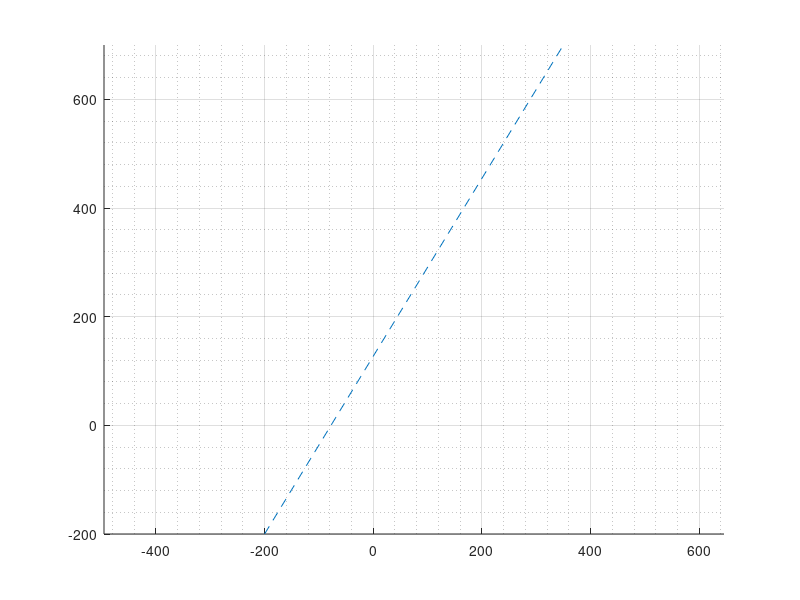

Recreate this plot in MATLAB. (Note: this script raises an error after producing the figure.)
%this code does not deal with the vertical line following edge case
clear;
clc;
close all;

simTime = 50;
dt = 0.001;

w1 = [-200, -200];
w2 = [350, 700];
figure;
hold on;
grid on; grid minor;
axis equal;
plot([w1(1), w2(1)], [w1(2), w2(2)],"--", lineWidth=1, Color="#ff0000");
xlabel("x-axis");
ylabel("y-axis");
title("Line following with NLGL");



lineSlope = (w2(2) - w1(2))/(w2(1) - w1(1));
lineIntercept = w1(2) - lineSlope * w1(1);

p0 = [150, -225];   %initial Position of UAV (can change)
psi = -pi/2;        %initial heading angle of the UAV (can change)

L = 100;            %finding radius L (can change)
va = 25;            %UAV velocity (assuming constant throughout) (cna change)
back = false;        %Tracing the line backward and forward (can change)

g = 9.81;
phiMax = 45*pi/180; %radians
psiDotMax = g*tan(phiMax)/va; %radians/sec


% lineParams = [m, c]
lineParams = [lineSlope, lineIntercept];

plot(p0(1), p0(2), "o", "LineWidth", 1.5, "MarkerSize", 8, "Color", "#00aa99", "DisplayName", "Initial Position");

UAVState = zeros([simTime/dt, 5]);
UAVState(1,:) = [p0, psi, 0, 0];
i = 2;
for t = dt:dt:simTime
    % circleParams = [x0, y0, r]
    circleParams = [UAVState(i-1,1), UAVState(i-1,2), L];
    [ptsExists, VTP] = getIntersectionPts(circleParams, lineParams, back);
    if ptsExists
        psid = atan2(VTP(2) - UAVState(i-1,2), VTP(1) - UAVState(i-1,1));
    else
        psid = atan(-1/lineSlope);
        if  UAVState(i-1, 2) - lineSlope*UAVState(i-1,1) - lineIntercept < 0
            if psid < 0
                psid = pi + psid;
            end
        else
            if psid >= 0
                psid = -pi + psid;
            end
        end
    end
    
    UAVState(i-1, 5) = psid - UAVState(i-1, 3);
    UAVState(i-1, 4) = max(min(2*va*sin(UAVState(i-1, 5))/L, psiDotMax), -psiDotMax); %Non-Linear guidance law: psiDot = 2*va*sin(psid - psi)/L
    UAVState(i, 3) = wrapToPi(UAVState(i-1, 3) + UAVState(i-1, 4)*dt);  %psi

    %Using adams-moultan method for solving ODE
    UAVState(i,1) = UAVState(i-1, 1) + (va*cos(UAVState(i-1, 3)) + va*cos(UAVState(i, 3)))*dt/2;
    UAVState(i,2) = UAVState(i-1, 2) + (va*sin(UAVState(i-1, 3)) + va*sin(UAVState(i, 3)))*dt/2;


    if ~mod(i, 100)
        if i ~= 100
            delete(h1);
            delete(h2);
        end
        h1 = plot(UAVState(1:i,1), UAVState(1:i,2), linewidth = 1.5, color='#0099aa');
        h2 = plot(UAVState(i,1), UAVState(i,2), '^', markersize = 8, color = '#0099ff', linewidth=1.5);
        
        pause(dt/1000);
    end

    i = i + 1;
end

legend("Target Line", "Actual traced line", "current position");
hold off;

figure;
subplot(1, 3, 1);
plot( 0:dt:simTime,UAVState(:,3)*180/pi, LineWidth=1.5);
hold on;
grid on; grid minor;
xlabel("Time [s]");
ylabel("Heading Angle \psi [degrees]");
% title("Variation in UAV Heading Angle with time");
hold off;

subplot(1, 3, 2);
plot( 0:dt:simTime, UAVState(:,4), LineWidth=1.5);
hold on;
grid on; grid minor;
xlabel("Time (in s)");
ylabel("Heading Angle rate \psi_d_o_t [rad/s]");
% title("Variation in UAV Heading Angle rate with time");
hold off;

subplot(1, 3, 3);
plot( 0:dt:simTime, UAVState(:,5)*180/pi, LineWidth=1.5);
hold on;
grid on; grid minor;
xlabel("Time [s]");
ylabel("Heading Angle Error ,(\eta = \psi_d - \psi) [degrees]");
% title("Variation in UAV Heading Error with time");
hold off;

function [ptsExists, sol] = getIntersectionPts(circleParams, lineParams, back)
    a = 1 + lineParams(1)^2;
    b = 2*lineParams(1)*(lineParams(2) - circleParams(2)) - 2*circleParams(1);
    c = circleParams(1)^2 + (lineParams(2) - circleParams(2))^2 - circleParams(3)^2;

    D = b^2 - 4*a*c;

    if D < 0
        sol = [0, inf];
        ptsExists = false;
    else
        sgn = -1*(back) + 1*(~back); 
        x = (-b + sgn*sqrt(D))/(2*a);
        y = lineParams(1)*x + lineParams(2);
        sol = [x, y];
        ptsExists = true;
    end
end
